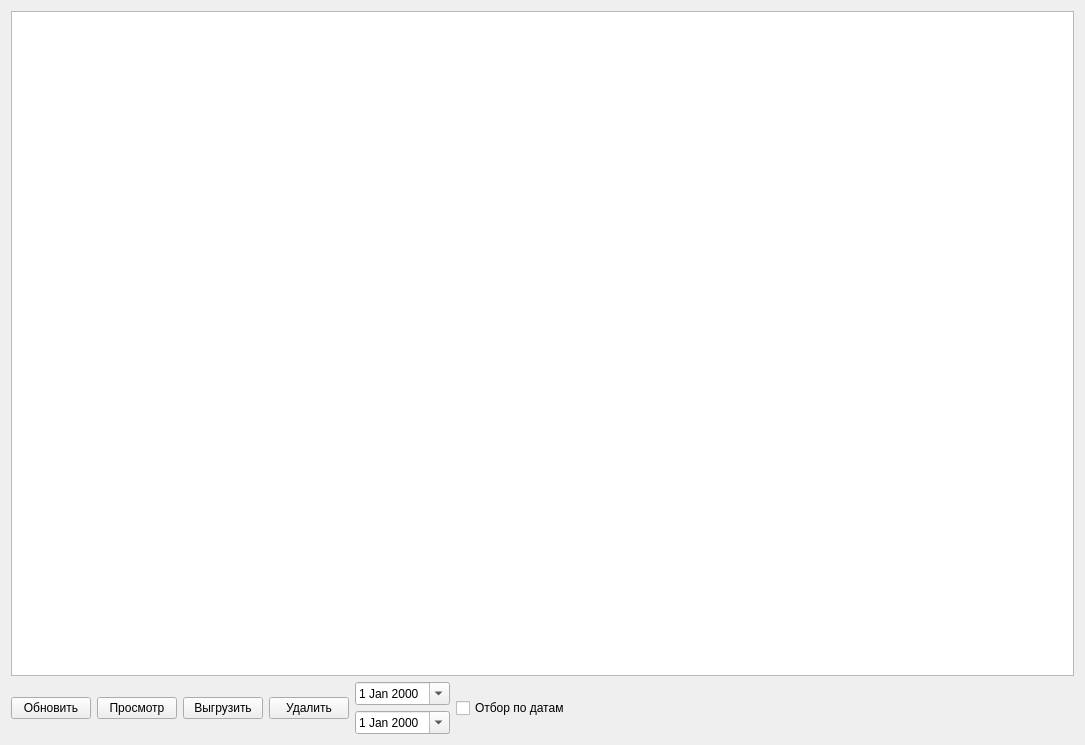
<?xml version="1.0" encoding="UTF-8"?>
<ui version="4.0">
 <class>FSp3</class>
 <widget class="QWidget" name="FSp3">
  <property name="geometry">
   <rect>
    <x>0</x>
    <y>0</y>
    <width>1085</width>
    <height>745</height>
   </rect>
  </property>
  <property name="windowTitle">
   <string>Эфемеридно-временная информация</string>
  </property>
  <property name="windowIcon">
   <iconset resource="res.qrc">
    <normaloff>:/res/1/global_telecom.png</normaloff>:/res/1/global_telecom.png</iconset>
  </property>
  <layout class="QGridLayout" name="gridLayout">
   <item row="0" column="0">
    <widget class="QTableView" name="tableView"/>
   </item>
   <item row="1" column="0">
    <layout class="QHBoxLayout" name="horizontalLayout">
     <item>
      <widget class="QPushButton" name="btnRefresh">
       <property name="text">
        <string>Обновить</string>
       </property>
       <property name="icon">
        <iconset resource="res.qrc">
         <normaloff>:/res/1328013711_Refresh.ico</normaloff>:/res/1328013711_Refresh.ico</iconset>
       </property>
       <property name="iconSize">
        <size>
         <width>32</width>
         <height>32</height>
        </size>
       </property>
      </widget>
     </item>
     <item>
      <widget class="QPushButton" name="btnList">
       <property name="text">
        <string>Просмотр</string>
       </property>
       <property name="icon">
        <iconset resource="res.qrc">
         <normaloff>:/res/Text.png</normaloff>:/res/Text.png</iconset>
       </property>
       <property name="iconSize">
        <size>
         <width>32</width>
         <height>32</height>
        </size>
       </property>
      </widget>
     </item>
     <item>
      <widget class="QPushButton" name="btnVigr">
       <property name="text">
        <string>Выгрузить</string>
       </property>
       <property name="icon">
        <iconset resource="res.qrc">
         <normaloff>:/res/1/folder_go.png</normaloff>:/res/1/folder_go.png</iconset>
       </property>
       <property name="iconSize">
        <size>
         <width>32</width>
         <height>32</height>
        </size>
       </property>
      </widget>
     </item>
     <item>
      <widget class="QPushButton" name="btnDel">
       <property name="text">
        <string>Удалить</string>
       </property>
       <property name="icon">
        <iconset resource="res.qrc">
         <normaloff>:/res/1/bin.png</normaloff>:/res/1/bin.png</iconset>
       </property>
       <property name="iconSize">
        <size>
         <width>32</width>
         <height>32</height>
        </size>
       </property>
      </widget>
     </item>
     <item>
      <layout class="QVBoxLayout" name="verticalLayout">
       <item>
        <widget class="QDateEdit" name="dtn">
         <property name="calendarPopup">
          <bool>true</bool>
         </property>
        </widget>
       </item>
       <item>
        <widget class="QDateEdit" name="dtk">
         <property name="calendarPopup">
          <bool>true</bool>
         </property>
        </widget>
       </item>
      </layout>
     </item>
     <item>
      <widget class="QCheckBox" name="cbDat">
       <property name="text">
        <string>Отбор по датам</string>
       </property>
      </widget>
     </item>
     <item>
      <spacer name="horizontalSpacer">
       <property name="orientation">
        <enum>Qt::Horizontal</enum>
       </property>
       <property name="sizeHint" stdset="0">
        <size>
         <width>40</width>
         <height>20</height>
        </size>
       </property>
      </spacer>
     </item>
    </layout>
   </item>
  </layout>
 </widget>
 <resources>
  <include location="res.qrc"/>
 </resources>
 <connections/>
</ui>
